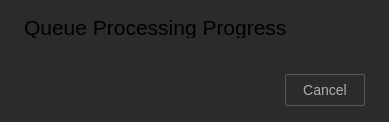
<?xml version="1.0" encoding="UTF-8"?>
<ui version="4.0">
 <class>QueueupMappingProcessDlg</class>
 <widget class="QWidget" name="QueueupMappingProcessDlg">
  <property name="geometry">
   <rect>
    <x>0</x>
    <y>0</y>
    <width>389</width>
    <height>122</height>
   </rect>
  </property>
  <property name="minimumSize">
   <size>
    <width>389</width>
    <height>0</height>
   </size>
  </property>
  <property name="maximumSize">
   <size>
    <width>389</width>
    <height>999999</height>
   </size>
  </property>
  <property name="windowTitle">
   <string>Statistical Outlier Removal</string>
  </property>
  <property name="styleSheet">
   <string notr="true">background-color: #2B2B2B;</string>
  </property>
  <layout class="QVBoxLayout" name="verticalLayout" stretch="0,10,0">
   <property name="spacing">
    <number>16</number>
   </property>
   <property name="leftMargin">
    <number>24</number>
   </property>
   <property name="topMargin">
    <number>16</number>
   </property>
   <property name="rightMargin">
    <number>24</number>
   </property>
   <property name="bottomMargin">
    <number>16</number>
   </property>
   <item>
    <layout class="QHBoxLayout" name="horizontalLayout">
     <item>
      <widget class="QLabel" name="label">
       <property name="minimumSize">
        <size>
         <width>0</width>
         <height>22</height>
        </size>
       </property>
       <property name="maximumSize">
        <size>
         <width>16777215</width>
         <height>22</height>
        </size>
       </property>
       <property name="styleSheet">
        <string notr="true">font: 16pt ;</string>
       </property>
       <property name="text">
        <string>Queue Processing Progress</string>
       </property>
      </widget>
     </item>
     <item>
      <widget class="QToolButton" name="toolButton">
       <property name="minimumSize">
        <size>
         <width>20</width>
         <height>20</height>
        </size>
       </property>
       <property name="maximumSize">
        <size>
         <width>20</width>
         <height>20</height>
        </size>
       </property>
       <property name="styleSheet">
        <string notr="true">QToolButton
{
	background-color: transparent;
	border-radius: 0px;
	border: none;
}

QToolButton:hover
{
	background-color: #333333;
	padding:0px 0px 0px 0px;
}

QToolButton:pressed
{
	background-color: #333333;
	padding:0px 0px 0px 0px;
}</string>
       </property>
       <property name="text">
        <string/>
       </property>
      </widget>
     </item>
    </layout>
   </item>
   <item>
    <widget class="QWidget" name="widget" native="true"/>
   </item>
   <item>
    <layout class="QHBoxLayout" name="horizontalLayout_2">
     <property name="spacing">
      <number>0</number>
     </property>
     <item>
      <spacer name="horizontalSpacer">
       <property name="orientation">
        <enum>Qt::Horizontal</enum>
       </property>
       <property name="sizeHint" stdset="0">
        <size>
         <width>40</width>
         <height>20</height>
        </size>
       </property>
      </spacer>
     </item>
     <item>
      <widget class="QPushButton" name="pushButton">
       <property name="minimumSize">
        <size>
         <width>80</width>
         <height>32</height>
        </size>
       </property>
       <property name="maximumSize">
        <size>
         <width>80</width>
         <height>32</height>
        </size>
       </property>
       <property name="styleSheet">
        <string notr="true">QPushButton{
	width: 80px;
	height: 30px;
	border-radius: 2px;
	border: 1px solid #585858;
	font-size:14px;
	color:rgb(176, 173, 177);
	background-color:transparent;
}
QPushButton:focus{
	background-color:rgb(0, 0, 0);
}
QPushButton:hover{
	background-color:rgb(27, 24, 28);
}
QPushButton:pressed{
	background-color:rgb(27, 24, 28);
}
</string>
       </property>
       <property name="text">
        <string>Cancel</string>
       </property>
      </widget>
     </item>
    </layout>
   </item>
  </layout>
 </widget>
 <resources/>
 <connections/>
</ui>
